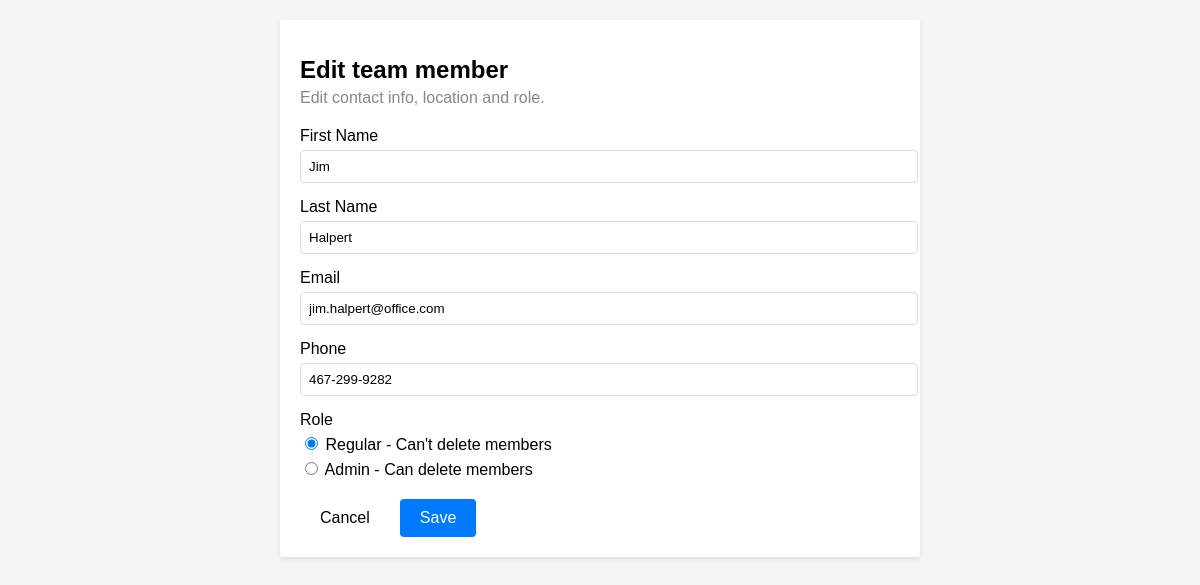
The page /edit/3/ on the database its author committed.
### members/models.py (models this page shows, shortened)
class Member(models.Model):
    ROLE_CHOICES = [
        ('r', 'Regular - Can\'t delete members'),
        ('a', 'Admin - Can delete members'),
    ]
    dateCreated = models.DateTimeField(auto_now_add=True, null=True, blank=True)
    dateModified = models.DateTimeField(null=True, blank=True, default=timezone.now)
    first_name = models.CharField(max_length=100)
    last_name = models.CharField(max_length=100)
    emailId = models.CharField(null=True, blank=True, unique=True, max_length=100)
    phone = models.CharField(max_length=15)
    role = models.CharField(max_length=10, choices=ROLE_CHOICES, default='r')
    imageUrl = models.CharField(max_length=200)
    isInActive = models.BooleanField(default=False)

### members/views.py (the view)
# urls.py: path('edit/<int:pk>/', MemberUpdateView.as_view(), name='member_edit'),
class MemberUpdateView(UpdateView):
    model = Member
    form_class = MemberForm
    template_name = 'members/form.html'
    success_url = reverse_lazy('member_list')

### members/forms.py (shortened to what this page needs)
class MemberForm(forms.ModelForm):
    phone = forms.CharField(max_length=12, widget=forms.TextInput(attrs={'placeholder': 'xxx-xxx-xxxx'}))
    class Meta:
        model = Member
        fields = ['first_name', 'last_name', 'emailId', 'phone', 'role']

### members/templates/members/form.html (shortened to what this page needs)
{% extends 'members/base.html' %}
{% block content %}
<h1>{% if form.instance.pk %}Edit team member{% else %}Add a team member{% endif %}</h1>
<h2>{% if form.instance.pk %}Edit contact info, location and role.{% else %}Set email, location and role.{% endif %}</h2>
<form method="post" id="member-form">
    <div class="form-group">
        <label for="{{ form.first_name.id_for_label }}">First Name</label>
        {{ form.first_name }}
    </div>
    <div class="form-group">
        <label for="{{ form.last_name.id_for_label }}">Last Name</label>
        {{ form.last_name }}
    </div>
    <div class="form-group">
        <label for="{{ form.emailId.id_for_label }}">Email</label>
        {{ form.emailId }}
    </div>
    <div class="form-group">
        <label for="{{ form.phone.id_for_label }}">Phone</label>
        {{ form.phone }}
    </div>
    <div class="form-group">
        <label>Role</label>
        <div class="radio-group">
            {% for value, text in form.role.field.choices %}
            <label class="radio-label">
                <input type="radio" name="{{ form.role.name }}" value="{{ value }}" {% if form.role.value == value %}checked{% endif %}>
                {{ text }}
            </label>
            {% endfor %}
        </div>
    </div>
    <div class="button-container">
        <div class="button-group right">
            <a href="{% url 'member_list' %}" class="button cancel-button">Cancel</a>
            <button type="submit" class="button save-button">Save</button>
        </div>
    </div>
</form>
{% endblock %}

### static/css/style.css (style rules this page uses)
body { font-family: Arial, sans-serif; margin: 0; padding: 20px; background-color: #f5f5f5; }
h1 { font-size: 24px; margin-bottom: 5px; }
h2 { font-size: 16px; color: #888; font-weight: normal; margin-top: 0; }
form { margin-top: 20px; }
.form-group { margin-bottom: 15px; }
label { display: block; margin-bottom: 5px; }
input[type="text"], input[type="email"], select { width: 100%; padding: 8px; border: 1px solid #ddd; border-radius: 4px; }
.button-container { display: flex; justify-content: space-between; align-items: center; margin-top: 20px; }
.button-group { display: flex; }
.button-group.right { justify-content: flex-end; }
.button { padding: 10px 20px; border: none; border-radius: 4px; cursor: pointer; font-size: 16px; text-decoration: none; }
.save-button { background-color: #007bff; color: white; margin-left: 10px; }
.cancel-button { background-color: white; color: black; }

### rows shown on the page
Member: first_name "Jim", last_name "Halpert", emailId "jim.halpert@office.com", phone "467-299-9282"

### other values the page prints
{{ text }} "Regular - Can't delete members" "Admin - Can delete members"
